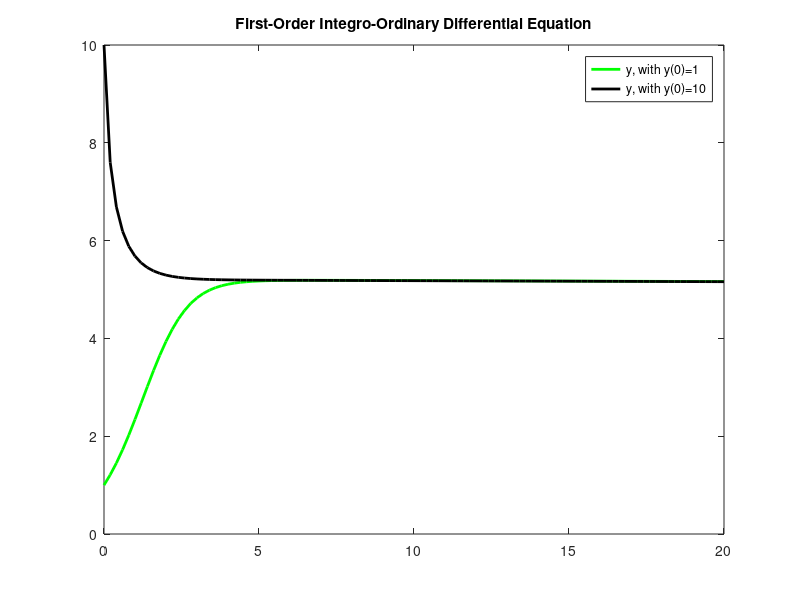

Write the MATLAB code that produced this figure.
clear all
close all
clc
% y' = ay + by^2 + cy(integral(y(t))(t = 0 to t))

% define min and max domain values
t0 = 0;
t1 = 20;

% define step size
h = 0.2;

% we will divide the domain interval into M equal subintervals
M = (t1-t0)/h;

% define coefficients
a = 1.3;
b = -0.25;
c = -0.0001;

% initial values
y0_1 = 1;  % for part a
y0_2 = 10; % for part b

% integral's value at t=0
K0 = 0;

% predefining the result vectors
y1 = zeros(1,M+1);
y2 = zeros(1,M+1);

% predefining the vectors which will be used for approximating ...
% the integrals 
K1 = zeros(1,M+1);
K2 = zeros(1,M+1);


% first terms of the vectors for part a
y1(1) = y0_1;
K1(1) = K0;

% function for part a
y_1 = @(K1,y1) a*y1 + b*y1.^2 + c*y1*K1;

% Euler's method with trapezoidal rule 
for i = 1:M
    y1(i+1) = y1(i) + h*y_1(K1(i),y1(i));
    K1(i+1) = K1(i) + h*(y1(i)+y1(i+1))/2;
end

% first terms of the vectors for part b
y2(1) = y0_2;
K2(1) = K0;

% function for part b
y_2 = @(K2,y2) a*y2 + b*y2.^2 + c*y2*K2;

% Euler's method with trapezoidal rule 
for i=1:M
    y2(i+1) = y2(i) + h*y_2(K2(i),y2(i));
    K2(i+1) = K2(i) + h*(y2(i)+y2(i+1))/2;
end

% defining the x axis
tx = t0:h:t1;

figure (1)
plot(tx,y1,'green','Linewidth',2)
hold on
plot(tx,y2,'black','Linewidth',2)
title("First-Order Integro-Ordinary Differential Equation")
legend('y, with y(0)=1','y, with y(0)=10')